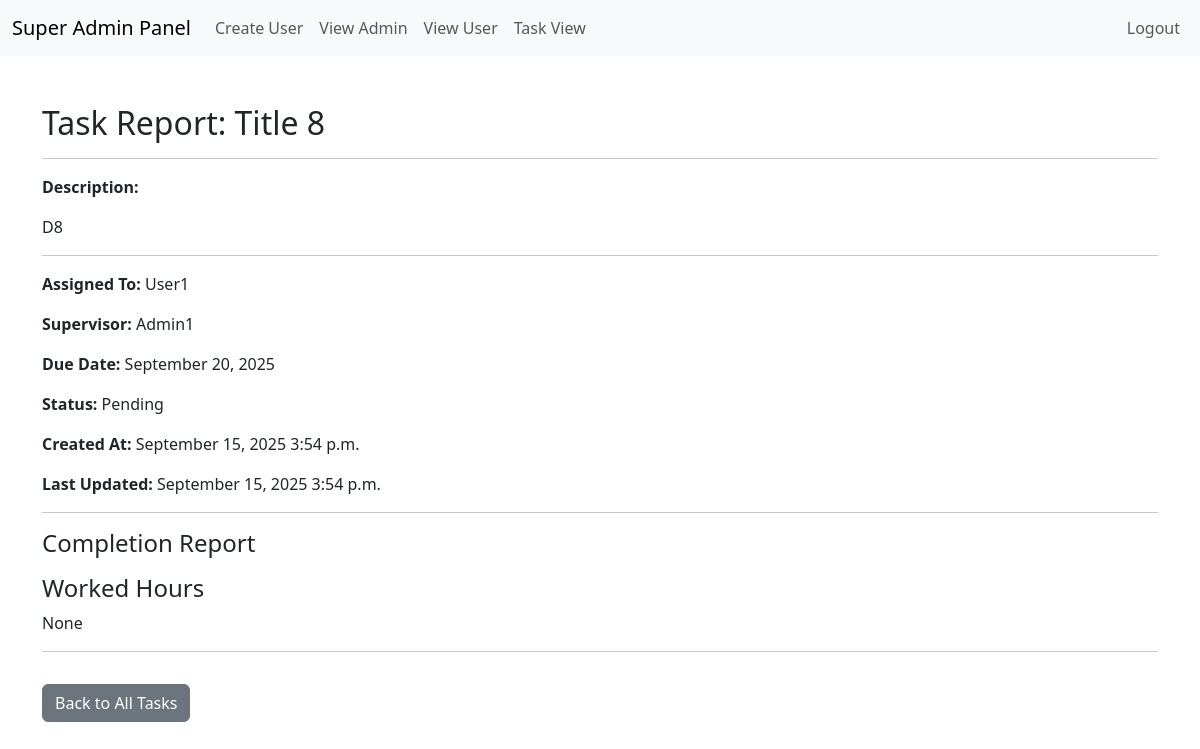
The app's page /superadminpoint/completed/9/ (signed in) with its own data.
### apipoint/models.py (models this page shows, shortened)
class TaskModel(models.Model):
    title = models.CharField(max_length=100)
    description = models.TextField()
    assignedto = models.ForeignKey(User, on_delete=models.CASCADE,related_name='assigned_tasks')
    duedate = models.DateField()
    status = models.CharField(max_length=20,default='Pending')
    completionreport = models.TextField(default='No Report', null=True, blank=True)
    workedhours = models.IntegerField(null=True,blank=True)
    supervisor = models.ForeignKey(User, on_delete=models.CASCADE, related_name='supervisor_tasks')
    created_at = models.DateTimeField(auto_now_add=True)
    updated_at = models.DateTimeField(auto_now=True)

### superadminpoint/models.py (models this page shows, shortened)
class CustomUser(AbstractUser):
    name = models.CharField(max_length=255)
    email = models.EmailField(unique=True)
    rolechoice = (
        ('admin', 'Admin'),
        ('user', 'User')
    )
    role = models.CharField(max_length=10, choices=rolechoice)
    assigned_admin = models.ForeignKey('self', on_delete=models.SET_NULL, null=True, blank=True)

### superadminpoint/views.py (the view)
# urls.py: path('completed/<int:task_id>/', views.CompletdTaskView.as_view(), name='completed'),
@method_decorator(Client_required, name='dispatch')
class CompletdTaskView(View):
    def get(self, request, task_id):
        task = TaskModel.objects.get(id=task_id)
        return render(request, 'superadmin/completed.html', {'task': task})

### superadminpoint/views.py (called while the page is built)
def Client_required(function):
    def wrap(request, *args, **kwargs):
        if request.user.is_authenticated and request.user.is_superuser:
            return function(request, *args, **kwargs)
        else:
            return redirect(reverse('commn:login'))
    return wrap

### template/superadmin/completed.html (shortened to what this page needs)
{% extends 'index.html' %}
{% load crispy_forms_tags %}
{% block content %}
<div class="container mt-5">
    <h2>Task Report: {{ task.title }}</h2>
    <hr>
    <p><strong>Description:</strong></p>
    <p>{{ task.description }}</p>
    <hr>
    <p><strong>Assigned To:</strong> {{ task.assignedto.name }}</p>
    <p><strong>Supervisor:</strong> {{ task.supervisor.name }}</p>
    <p><strong>Due Date:</strong> {{ task.duedate|date:"F d, Y" }}</p>
    <p><strong>Status:</strong> {{ task.status }}</p>
    <p><strong>Created At:</strong> {{ task.created_at|date:"F d, Y P" }}</p>
    <p><strong>Last Updated:</strong> {{ task.updated_at|date:"F d, Y P" }}</p>
    <hr>
    <h4>Completion Report</h4>
    <h4>Worked Hours</h4>
    <p>{{ task.workedhours }}</p>
    <hr>
    <a href="{% url 'superadminpoint:tasklist' %}" class="btn btn-secondary mt-3">Back to All Tasks</a>
</div>
{% endblock %}

### records on screen
TaskModel: title "Title 8", description "D8", assignedto.name "User1", supervisor.name "Admin1", duedate "September 20, 2025", status "Pending", created_at "September 15, 2025 3:54 p.m.", updated_at "September 15, 2025 3:54 p.m.", workedhours "None"
